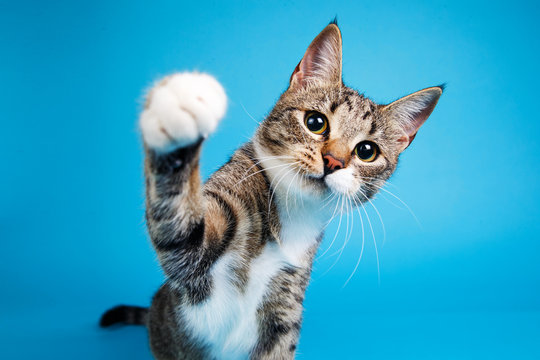
#> input picture PythonProject/Images/cat.jpg, 540 x 360 px
$ python fourth.py
#> lines starting #> are read from the running program, lines starting #| are printed output that depends on the picture; after the words box and inside, x2 and y2 are one past the last pixel; in counts of white or black regions, pixels touching at a corner belong together
import cv2 as cv

img=cv.imread("Images/cat.jpg")
#> img is the input picture: shape (360, 540, 3); mean B, G, R 191.9, 160, 55.5
cv.imshow("Original",img)
#gray color
gray=cv.cvtColor(img,cv.COLOR_BGR2GRAY)
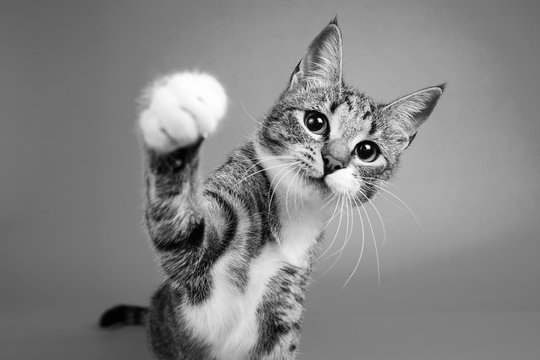
#> gray: shape (360, 540); min 0, max 255, mean 132.4
cv.imshow("Gray",gray)

#blur
blur=cv.blur(img,(7,7),cv.BORDER_DEFAULT)
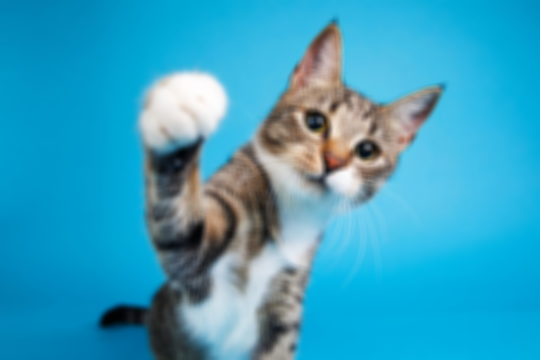
#> blur: shape (360, 540, 3); mean B, G, R 191.9, 160, 55.5
cv.imshow("Blur",blur)

#Edge cascading
canny=cv.Canny(img,125,175)
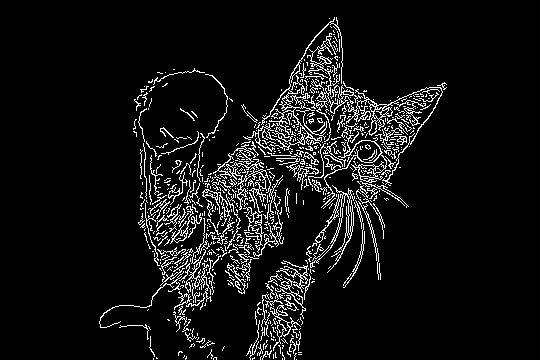
#> canny: shape (360, 540); 7.3% white in thin lines or dots, all inside (x1, y1, x2, y2) = (99, 17, 447, 360)
cv.imshow("Canny",canny)

#Dilating
dilated=cv.dilate(canny,(3,3),iterations=1)
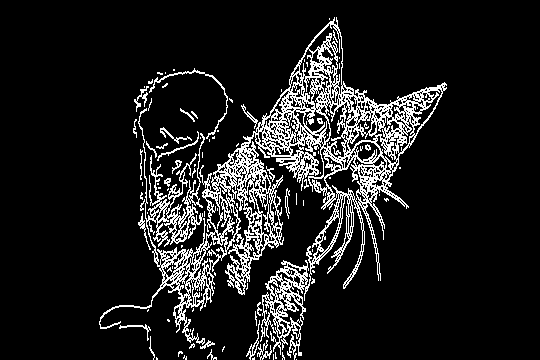
#> dilated: shape (360, 540); 11.5% white in thin lines or dots, all inside (x1, y1, x2, y2) = (99, 17, 447, 360)
cv.imshow("dilated",dilated)

#Eroding
eroded=cv.erode(dilated,(3,3),iterations=1)
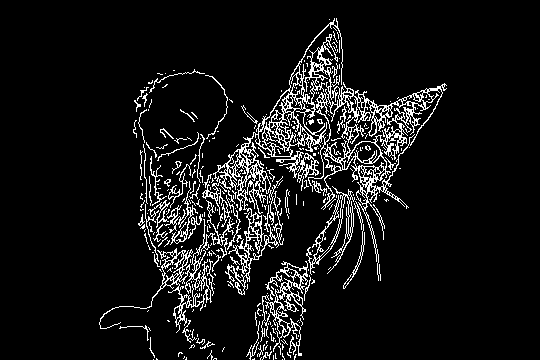
#> eroded: shape (360, 540); 8.2% white in thin lines or dots, all inside (x1, y1, x2, y2) = (99, 18, 447, 360)
cv.imshow("eroded",eroded)

#Resize
resize=cv.resize(img,(600,400),interpolation=cv.INTER_CUBIC)
cv.imshow("resize",resize)

#cropped
crop=img[100:200,300:450]
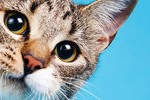
#> crop: shape (100, 150, 3); mean B, G, R 162.2, 158.5, 136.6
cv.imshow("cropped",crop)


cv.waitKey(0)
